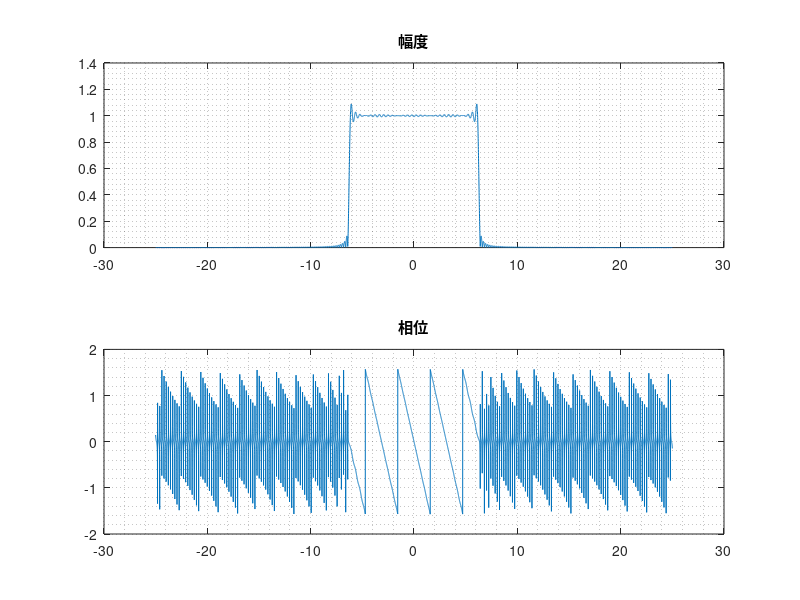

Write MATLAB code to recreate this figure.
N=1001; 
K=2000;
t=-15:10/N:15;
w=-25:10/K:25;
f=sin(2*pi*(t-1))/pi./(t-1);
F=10/N*f*exp(-1i*t'*w); % fourier 正变换
subplot(2,1,1);
plot(w,abs(F));
grid minor;
title('幅度');
subplot(2,1,2);
plot(w,atan(imag(F)./real(F)));
grid minor;
title('相位'); 